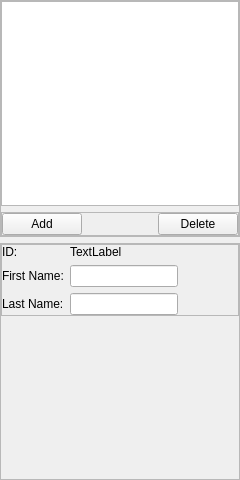
<?xml version="1.0" encoding="UTF-8"?>
<ui version="4.0">
 <class>ObserversWidget</class>
 <widget class="QWidget" name="ObserversWidget">
  <property name="geometry">
   <rect>
    <x>0</x>
    <y>0</y>
    <width>240</width>
    <height>480</height>
   </rect>
  </property>
  <property name="windowTitle">
   <string>Form</string>
  </property>
  <layout class="QVBoxLayout" name="verticalLayout_2">
   <property name="spacing">
    <number>-1</number>
   </property>
   <property name="margin">
    <number>0</number>
   </property>
   <item>
    <widget class="QFrame" name="listFrame">
     <property name="frameShape">
      <enum>QFrame::StyledPanel</enum>
     </property>
     <property name="frameShadow">
      <enum>QFrame::Raised</enum>
     </property>
     <layout class="QVBoxLayout" name="verticalLayout_9">
      <property name="spacing">
       <number>-1</number>
      </property>
      <property name="margin">
       <number>0</number>
      </property>
      <item>
       <widget class="QListView" name="observersListView"/>
      </item>
      <item>
       <widget class="QFrame" name="frame_15">
        <property name="frameShape">
         <enum>QFrame::StyledPanel</enum>
        </property>
        <property name="frameShadow">
         <enum>QFrame::Raised</enum>
        </property>
        <layout class="QHBoxLayout" name="horizontalLayout_8">
         <property name="spacing">
          <number>0</number>
         </property>
         <property name="margin">
          <number>0</number>
         </property>
         <item>
          <widget class="QPushButton" name="addObserverButton">
           <property name="text">
            <string>Add</string>
           </property>
          </widget>
         </item>
         <item>
          <spacer name="horizontalSpacer_7">
           <property name="orientation">
            <enum>Qt::Horizontal</enum>
           </property>
           <property name="sizeHint" stdset="0">
            <size>
             <width>70</width>
             <height>20</height>
            </size>
           </property>
          </spacer>
         </item>
         <item>
          <widget class="QPushButton" name="deleteObserverButton">
           <property name="text">
            <string>Delete</string>
           </property>
          </widget>
         </item>
        </layout>
       </widget>
      </item>
     </layout>
    </widget>
   </item>
   <item>
    <widget class="QFrame" name="infoFrame_2">
     <property name="frameShape">
      <enum>QFrame::StyledPanel</enum>
     </property>
     <property name="frameShadow">
      <enum>QFrame::Raised</enum>
     </property>
     <layout class="QVBoxLayout" name="verticalLayout">
      <property name="spacing">
       <number>-1</number>
      </property>
      <property name="margin">
       <number>0</number>
      </property>
      <item>
       <widget class="QFrame" name="infoFrame">
        <property name="frameShape">
         <enum>QFrame::StyledPanel</enum>
        </property>
        <property name="frameShadow">
         <enum>QFrame::Raised</enum>
        </property>
        <layout class="QFormLayout" name="formLayout">
         <property name="fieldGrowthPolicy">
          <enum>QFormLayout::FieldsStayAtSizeHint</enum>
         </property>
         <property name="margin">
          <number>0</number>
         </property>
         <item row="0" column="0">
          <widget class="QLabel" name="label">
           <property name="text">
            <string>ID:</string>
           </property>
          </widget>
         </item>
         <item row="0" column="1">
          <widget class="QLabel" name="idLabel">
           <property name="text">
            <string>TextLabel</string>
           </property>
          </widget>
         </item>
         <item row="1" column="0">
          <widget class="QLabel" name="label_3">
           <property name="text">
            <string>First Name:</string>
           </property>
          </widget>
         </item>
         <item row="1" column="1">
          <widget class="QLineEdit" name="firstNameLineEdit">
           <property name="sizePolicy">
            <sizepolicy hsizetype="Expanding" vsizetype="Fixed">
             <horstretch>0</horstretch>
             <verstretch>0</verstretch>
            </sizepolicy>
           </property>
          </widget>
         </item>
         <item row="2" column="0">
          <widget class="QLabel" name="label_4">
           <property name="text">
            <string>Last Name:</string>
           </property>
          </widget>
         </item>
         <item row="2" column="1">
          <widget class="QLineEdit" name="lastNameLineEdit"/>
         </item>
        </layout>
       </widget>
      </item>
      <item>
       <spacer name="verticalSpacer">
        <property name="orientation">
         <enum>Qt::Vertical</enum>
        </property>
        <property name="sizeHint" stdset="0">
         <size>
          <width>20</width>
          <height>43</height>
         </size>
        </property>
       </spacer>
      </item>
     </layout>
     <zorder>verticalSpacer</zorder>
     <zorder>infoFrame</zorder>
    </widget>
   </item>
  </layout>
 </widget>
 <resources/>
 <connections/>
</ui>
